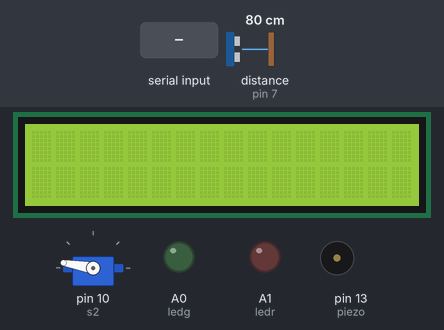
This sketch was run on a simulated Arduino Uno, built with avr-gcc and run on an emulated ATmega328P. On the bench: 16×2 character LCD, servo, output pins drawn as LEDs (lit = HIGH), buzzer (waves = sounding). Wiring (inferred from the names in the program): ultrasonic range finder: trigger pin 8; echo pin 7. Inputs (shaded band) come from the test bench; at power-on: distance to the obstacle (sensor on pin 7) 80 cm. The echo pulse lasts 58.3 µs per cm; pins used as bus, display or sensor lines are not drawn; what the sketch prints to the serial monitor is not drawn.

Above: at 1.2 s.
1.3 s: distance to the obstacle (sensor on pin 7) set to 2 cm
3.1 s: "90,45\n" received over Serial
At 4.0 s:
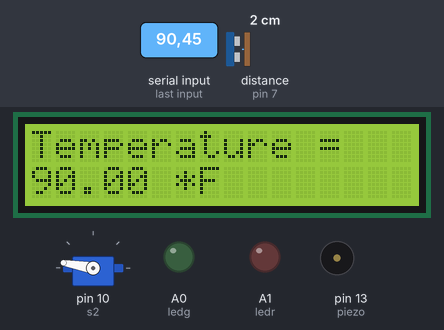
At 5.8 s:
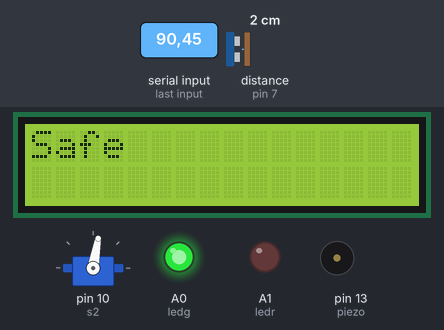
Timing chart, 0 to 12.1 s (numbered marks = the images above; inputs shaded):
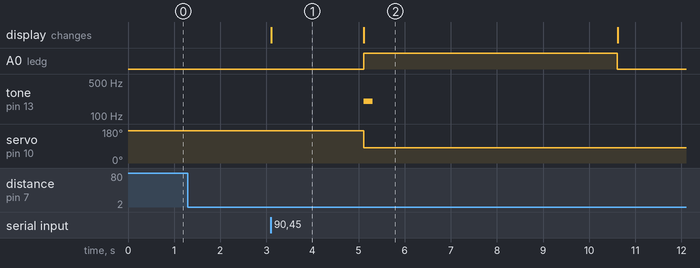

The sketch:

temperature_sensor_python.ino
```cpp
//declarations
#include <LiquidCrystal.h>
#include <Servo.h>
//Servo s1;
Servo s2;

const int rs = 12, en = 11, d4 = 5, d5 = 4, d6 = 3, d7 = 2;
LiquidCrystal lcd(rs, en, d4, d5, d6, d7);


const int trigP=8,echoP=7;
long dur; int dis;

float tm;
const int piezo=13;
const int ledg=A0;
const int ledr=A1;

void alert(int a,int p)
{for(int i=0;i<2;i++)
{digitalWrite(a,HIGH);tone(p,500);delay(200);
digitalWrite(a,LOW);noTone(p);delay(200);
digitalWrite(a,HIGH);tone(p,500);delay(200);
digitalWrite(a,LOW);noTone(p);delay(200);}
}

//setup
void setup() {
  lcd.begin(16,2);
  pinMode(trigP,OUTPUT);
  pinMode(echoP,INPUT);

  //s1.attach(9);
  s2.attach(10);

  Serial.begin(9600);

  //s1.write(0);
  s2.write(170);

  pinMode(ledg,OUTPUT);
  pinMode(ledr,OUTPUT);
}

//main loop

void loop() {

  digitalWrite(trigP, LOW);
  delayMicroseconds(2);
  digitalWrite(trigP, HIGH);
  delayMicroseconds(10);
  digitalWrite(trigP, LOW);

  dur = pulseIn(echoP, HIGH);

  dis = dur * 0.034 / 2;
  //Serial.println(dis);

  lcd.clear();
  digitalWrite(ledg,LOW);
  digitalWrite(ledr,LOW);

  if(dis<=30)
   { Serial.println("enter temperature");
      while (Serial.available()==0){}

     tm = Serial.parseFloat();
     Serial.println(tm);
     lcd.setCursor(0,0);
     lcd.print("Temperature = ");
     lcd.setCursor(0,1);
     lcd.print(tm);
      lcd.print(" *F");

  delay(2000);
  lcd.clear();

  if(tm<100.4)
  {//s1.write(90);
   s2.write(80);//open

  lcd.setCursor(0,0);

  lcd.write("Safe");

  digitalWrite(ledg,HIGH);
  tone(piezo,200);delay(200);noTone(piezo);
  delay(5000);


  }

  else if(tm>=100.4)
  {//s1.write(0);
   s2.write(170);
  lcd.print("Not Safe");
  alert(ledr,piezo);

  }
  }

  else{//s1.write(0);
 s2.write(170);
 }

  delay(300);}
```

Measured:
- after the input at 1.3 s, every drawn part: stays the same
- after the input at 3.1 s, A0 (ledg): LOW → HIGH after 2.0 s, → LOW 5.5 s later; tone on pin 13 (piezo): silent → 200 Hz after 2.0 s, → silent 0.20 s later; servo on pin 10 (s2): 170° → 80° after 2.0 s; the display: changes at once (image 1)
- what the display in image 1 shows lasts 2.0 s, from 3.1 s to 5.1 s
